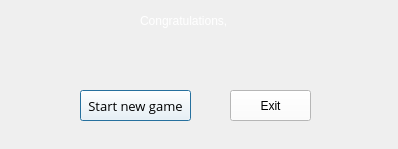
<?xml version="1.0" encoding="UTF-8"?>
<ui version="4.0">
 <class>WinnerDialog</class>
 <widget class="QDialog" name="WinnerDialog">
  <property name="geometry">
   <rect>
    <x>0</x>
    <y>0</y>
    <width>398</width>
    <height>149</height>
   </rect>
  </property>
  <property name="windowTitle">
   <string>Dialog</string>
  </property>
  <property name="styleSheet">
   <string notr="true"/>
  </property>
  <widget class="QLabel" name="label">
   <property name="geometry">
    <rect>
     <x>140</x>
     <y>10</y>
     <width>131</width>
     <height>21</height>
    </rect>
   </property>
   <property name="autoFillBackground">
    <bool>false</bool>
   </property>
   <property name="styleSheet">
    <string notr="true">font: 12pt &quot;Open Sans&quot;; color: rgb(255, 255, 255)</string>
   </property>
   <property name="text">
    <string>Congratulations,</string>
   </property>
   <property name="textFormat">
    <enum>Qt::PlainText</enum>
   </property>
   <property name="scaledContents">
    <bool>false</bool>
   </property>
  </widget>
  <widget class="QPushButton" name="newgameButton">
   <property name="geometry">
    <rect>
     <x>80</x>
     <y>90</y>
     <width>111</width>
     <height>31</height>
    </rect>
   </property>
   <property name="font">
    <font>
     <family>Open Sans</family>
     <pointsize>10</pointsize>
     <weight>50</weight>
     <italic>false</italic>
     <bold>false</bold>
    </font>
   </property>
   <property name="styleSheet">
    <string notr="true">background: rgb(255, 255, 255); font: 10pt &quot;Open Sans&quot;;</string>
   </property>
   <property name="text">
    <string>Start new game</string>
   </property>
  </widget>
  <widget class="QPushButton" name="exitButton">
   <property name="geometry">
    <rect>
     <x>230</x>
     <y>90</y>
     <width>81</width>
     <height>31</height>
    </rect>
   </property>
   <property name="styleSheet">
    <string notr="true">background: rgb(255, 255, 255); font: 10pt &quot;Open Sans&quot;;</string>
   </property>
   <property name="text">
    <string>Exit</string>
   </property>
  </widget>
  <widget class="QLabel" name="winnerLabel">
   <property name="geometry">
    <rect>
     <x>60</x>
     <y>40</y>
     <width>271</width>
     <height>31</height>
    </rect>
   </property>
   <property name="styleSheet">
    <string notr="true">color: rgb(252, 233, 79); font: 81 bold 14pt &quot;Open Sans&quot;;</string>
   </property>
   <property name="frameShape">
    <enum>QFrame::NoFrame</enum>
   </property>
   <property name="frameShadow">
    <enum>QFrame::Plain</enum>
   </property>
   <property name="text">
    <string/>
   </property>
   <property name="textFormat">
    <enum>Qt::AutoText</enum>
   </property>
   <property name="scaledContents">
    <bool>false</bool>
   </property>
   <property name="alignment">
    <set>Qt::AlignCenter</set>
   </property>
  </widget>
 </widget>
 <resources/>
 <connections/>
</ui>
